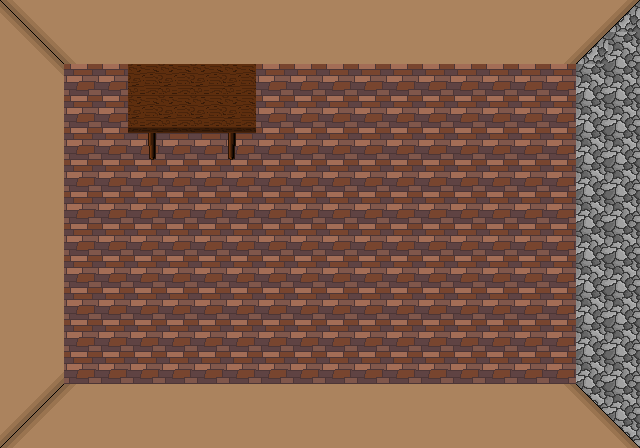

A 2D game scene composited from a Tiled map and its tileset images. What follows is a short description and the map's XML, with every tile layer's data as written:
An orthogonal 20x14 tile map with 32x32 px tiles, 2 tile layers (Capa de Patrones 1, Deco), 2 tilesets.

<map version="1.0" orientation="orthogonal" renderorder="right-down" width="20" height="14" tilewidth="32" tileheight="32" nextobjectid="1">
 <tileset firstgid="1" name="Fondo32" tilewidth="32" tileheight="32" tilecount="13" columns="13">
  <image source="Fondo32.png" width="416" height="32" />
 </tileset>
 <tileset firstgid="14" name="Mesa" tilewidth="32" tileheight="32" tilecount="6" columns="6">
  <image source="Mesa.png" width="192" height="32" />
 </tileset>
 <layer name="Capa de Patrones 1" width="20" height="14">
  <data encoding="csv">
10,8,4,4,4,4,4,4,4,4,4,4,4,4,4,4,4,4,5,13,
6,10,8,4,4,4,4,4,4,4,4,4,4,4,4,4,4,5,13,11,
4,6,2,2,2,2,2,2,2,2,2,2,2,2,2,2,2,2,11,11,
4,4,2,2,2,2,2,2,2,2,2,2,2,2,2,2,2,2,11,11,
4,4,2,2,2,2,2,2,2,2,2,2,2,2,2,2,2,2,11,11,
4,4,2,2,2,2,2,2,2,2,2,2,2,2,2,2,2,2,11,11,
4,4,2,2,2,2,2,2,2,2,2,2,2,2,2,2,2,2,11,11,
4,4,2,2,2,2,2,2,2,2,2,2,2,2,2,2,2,2,11,11,
4,4,2,2,2,2,2,2,2,2,2,2,2,2,2,2,2,2,11,11,
4,4,2,2,2,2,2,2,2,2,2,2,2,2,2,2,2,2,11,11,
4,4,2,2,2,2,2,2,2,2,2,2,2,2,2,2,2,2,11,11,
4,5,2,2,2,2,2,2,2,2,2,2,2,2,2,2,2,2,11,11,
5,9,7,4,4,4,4,4,4,4,4,4,4,4,4,4,4,6,12,11,
9,7,4,4,4,4,4,4,4,4,4,4,4,4,4,4,4,4,6,12
</data>
 </layer>
 <layer name="Deco" width="20" height="14">
  <data encoding="csv">
0,0,0,0,0,0,0,0,0,0,0,0,0,0,0,0,0,0,0,0,
0,0,0,0,0,0,0,0,0,0,0,0,0,0,0,0,0,0,0,0,
0,0,0,0,14,14,14,14,0,0,0,0,0,0,0,0,0,0,0,0,
0,0,0,0,14,14,14,14,0,0,0,0,0,0,0,0,0,0,0,0,
0,0,0,0,19,15,15,18,0,0,0,0,0,0,0,0,0,0,0,0,
0,0,0,0,0,0,0,0,0,0,0,0,0,0,0,0,0,0,0,0,
0,0,0,0,0,0,0,0,0,0,0,0,0,0,0,0,0,0,0,0,
0,0,0,0,0,0,0,0,0,0,0,0,0,0,0,0,0,0,0,0,
0,0,0,0,0,0,0,0,0,0,0,0,0,0,0,0,0,0,0,0,
0,0,0,0,0,0,0,0,0,0,0,0,0,0,0,0,0,0,0,0,
0,0,0,0,0,0,0,0,0,0,0,0,0,0,0,0,0,0,0,0,
0,0,0,0,0,0,0,0,0,0,0,0,0,0,0,0,0,0,0,0,
0,0,0,0,0,0,0,0,0,0,0,0,0,0,0,0,0,0,0,0,
0,0,0,0,0,0,0,0,0,0,0,0,0,0,0,0,0,0,0,0
</data>
 </layer>
</map>